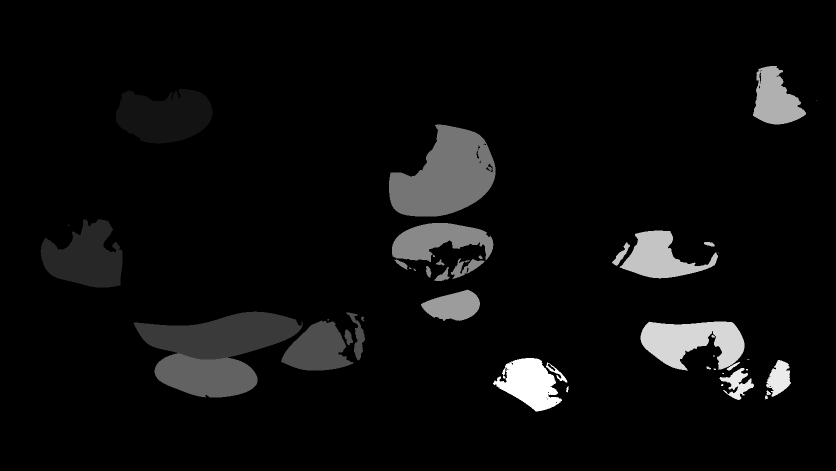
#> input picture data/aegaea/tectonics/v1/craton_id.tif, 1672 x 941 px, given in place of mirrored_upside_down_world_map_8K.png, which was not available (shown at 1/2 size)
$ python make_fictional_tectonics.py
#> lines starting #> are read from the running program, lines starting #| are printed output that depends on the picture; after the words box and inside, x2 and y2 are one past the last pixel; in counts of white or black regions, pixels touching at a corner belong together
from PIL import Image,ImageDraw,ImageFont,ImageFilter
import numpy as np, cv2, math
from scipy.ndimage import gaussian_filter
from pathlib import Path

DIR=Path('/mnt/data')
base=Image.open(DIR/'mirrored_upside_down_world_map_8K.png').convert('RGB')
W,H=base.size
#> W = 1672; H = 941
w,h=1672,941
small=np.asarray(base.resize((w,h),Image.Resampling.BICUBIC),dtype=np.uint8)
# Invented plates: positions describe topology; Euler poles (lon deg, lat deg, rotation deg/Myr)
# Longitude is reflected; latitude inverted relative to a conventional north-up map.
plates=[
 ('NIVALE',      .51,.012,  25,-79, .31, (130,169,192)),
 ('KORU',        .183,.226,  90, 25, .44, (233,173,103)),
 ('LYRAN',       .026,.535, -80,-30,-.40,(73,177,168)),
 ('VEYRA',       .271,.565,  70,-39,-.55,(205,135,110)),
 ('SEREVAN',     .268,.823, -55, 62, .43,(177,150,215)),
 ('BRINEVEIL',   .448,.852, -20,  0,-.37,(83,164,209)),
 ('ANKAR',       .440,.179,  60, 12, .41,(246,188,117)),
 ('MERROW',      .523,.413, -10,-55, .49,(141,183,103)),
 ('THALASS',     .647,.726, -45,  5,-.51,(79,169,186)),
 ('CAERIN',      .676,.176, 140,-20, .38,(152,149,212)),
 ('RUSKEL',      .678,.438,  95, 40,-.43,(242,142,117)),
 ('ORREN',       .876,.221, -25,-25, .47,(199,160,116)),
 ('HALDEN',      .821,.554,  20, 49,-.58,(124,189,129)),
 ('VALLIN',      .812,.839,  75,-23,-.36,(113,173,218)),
 ('AUREOLE',     .985,.565, -110,58, .51,(171,118,206)),
 ('DRAEM',       .533,.979,  -5,-61, .34,(186,175,132)),
 ('SUNDRAL',     .267,.385, 130,  3,-.35,(112,202,184)),
]
N=len(plates)
# Periodic longitude and warped plate edges: boundaries deliberately NOT based on Earth plate data.
x=np.linspace(0,1,w,dtype=np.float32)[None,:]
y=np.linspace(0,1,h,dtype=np.float32)[:,None]
xa = (x + .019*np.sin(14*y+8*x) + .010*np.sin(26*y-17*x))%1.0
ya = y + .019*np.sin(13*x+6*y) + .013*np.sin(33*x-13*y)
dist=np.empty((N,h,w),dtype=np.float32)
for i,(_,sx,sy,*_) in enumerate(plates):
    dx=np.abs(xa-sx); dx=np.minimum(dx,1-dx)
    dist[i] = (dx*1.75)**2 + ((ya-sy)*1.02)**2
labels=dist.argmin(axis=0).astype(np.uint8)
# Polar tectonic cap one continuous fictitious plate, not Earth's Antarctic Plate.
cap = .079 + .012*np.sin(x*11.9) + .007*np.sin(x*34.4)
labels=np.where(y<cap,0,labels).astype(np.uint8)

# Local velocities from Euler rotations on a sphere; cm/year. Every plate is a rigid rotation.
lon=np.deg2rad(180.0-360.0*x)
lat=np.deg2rad(-90.0+180.0*y)
coslon=np.cos(lon); sinlon=np.sin(lon); sinlat=np.sin(lat); coslat=np.cos(lat)
vx=[];vy=[]
for _,sx,sy,p_lon,p_lat,rate,_ in plates:
    lo,la=np.deg2rad([p_lon,p_lat]); om=np.deg2rad(rate)
    wx=om*np.cos(la)*np.cos(lo); wy=om*np.cos(la)*np.sin(lo); wz=om*np.sin(la)
    v_e=637.1*(wz*coslat - sinlat*(wx*coslon+wy*sinlon))
    v_n=637.1*(wx*sinlon-wy*coslon)
    vx.append(np.broadcast_to(-v_e,(h,w)).astype('float32'))
    vy.append(np.broadcast_to(v_n,(h,w)).astype('float32'))
vx=np.stack(vx); vy=np.stack(vy)

# Classify boundaries from actual *relative* angular plate velocities.
# Continent terrain mask only helps distinguish continental collision vs oceanic convergence.
R,G,B=small[:,:,0],small[:,:,1],small[:,:,2]
#> R is the input picture: shape (941, 1672); min 0, max 13, mean 0.619
land=(((G.astype(int)>B.astype(int)+15)&(G.astype(int)>R.astype(int)-30)) |
      ((R.astype(int)>125)&(B.astype(int)<185)&(G.astype(int)<210)) |
      ((R.astype(int)>205)&(G.astype(int)>205)&(B.astype(int)>205)))
#> land: shape (941, 1672) bool; every value is 0
land_fraction=gaussian_filter(land.astype('float32'),sigma=15)
#> land_fraction: shape (941, 1672) float32; every value is 0
# types: 0 convergent (subduction),1 collision,2 divergent,3 transform
masks=np.zeros((4,h,w),dtype=np.uint8)
# Relative normal speed from i (west/top) to j (east/bottom), + => expanding
for axis in (1,0):
    if axis==1:
        a=labels[:,:-1]; b=labels[:,1:]; yy,xx=np.nonzero(a!=b)
        ii=a[yy,xx]; jj=b[yy,xx]; xxr=xx+1; yyr=yy
        relative_x=vx[jj,yy,xx]-vx[ii,yy,xx]
        relative_y=vy[jj,yy,xx]-vy[ii,yy,xx]
        normal=relative_x
        lf=land_fraction[yy,xx]
    else:
        a=labels[:-1,:]; b=labels[1:,:]; yy,xx=np.nonzero(a!=b)
        ii=a[yy,xx]; jj=b[yy,xx]; xxr=xx; yyr=yy+1
        relative_x=vx[jj,yy,xx]-vx[ii,yy,xx]
        relative_y=vy[jj,yy,xx]-vy[ii,yy,xx]
        normal=relative_y
        lf=land_fraction[yy,xx]
    mag=np.hypot(relative_x,relative_y)
    transform=np.abs(normal)<np.maximum(.90,mag*.28)
    typ=np.where(transform,3,np.where(normal>0,2,np.where(lf>.72,1,0)))
    for k in range(4):
        sel=typ==k
        masks[k, yy[sel],xx[sel]]=255
        masks[k, yyr[sel],xxr[sel]]=255
# uniform stroke, filled gaps, differentiate with glows
for k in range(4):
    masks[k]=cv2.dilate(masks[k],np.ones((3,3),np.uint8))
    masks[k]=cv2.morphologyEx(masks[k],cv2.MORPH_CLOSE,np.ones((3,3),np.uint8))

# Plate shading over ORIGINAL terrain
shaded=np.asarray(Image.new('RGB',(w,h)),dtype=np.uint8).copy()
for i,(_,_,_,_,_,_,rgb) in enumerate(plates):
    shaded[labels==i]=rgb
shaded=Image.fromarray(shaded).resize((W,H),Image.Resampling.NEAREST)
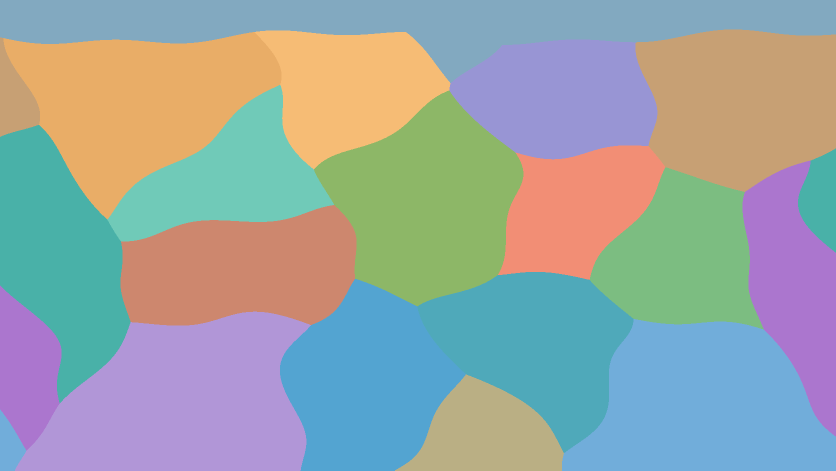
#> shaded: PIL image 1672x941 RGB (shown at 1/2 size); mean R, G, B 153.8, 165, 163.2
base=Image.blend(base,shaded,0.095) # retain original geography
# dark glaze to make bright neon annotation legible
base=Image.blend(base,Image.new('RGB',(W,H),'#0b223b'),0.10)

color=['#fc5b62','#ffd17d','#37e4e9','#dc95ff']
for k in range(4):
    ma=Image.fromarray(masks[k]).resize((W,H),Image.Resampling.BILINEAR)
    glow=ma.filter(ImageFilter.GaussianBlur(radius=25))
    fog=Image.new('RGBA',(W,H),color[k]+ '00'); fog.putalpha(glow.point(lambda a:int(a*.48)))
    base=Image.alpha_composite(base.convert('RGBA'),fog)
    # crisp core
    core=Image.new('RGBA',(W,H),color[k]+'00'); core.putalpha(ma.point(lambda a:int(a*.94)))
    base=Image.alpha_composite(base,core)
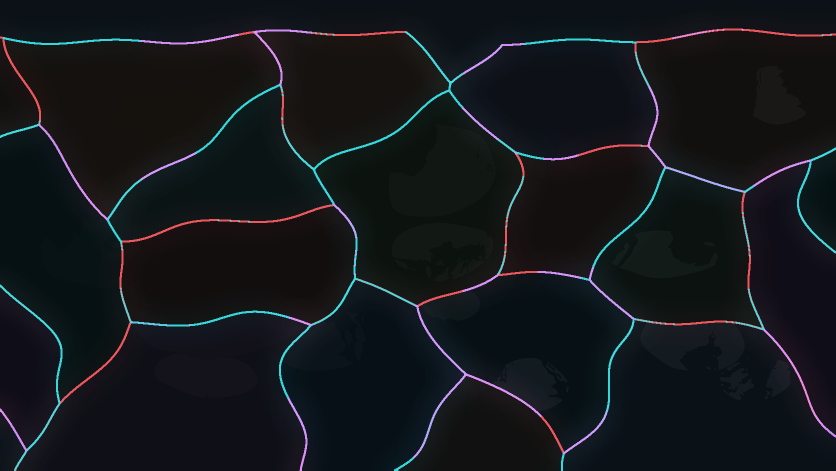
#> base: PIL image 1672x941 RGBA (shown at 1/2 size); mean R, G, B, A 19.8, 23.1, 26.8, 255
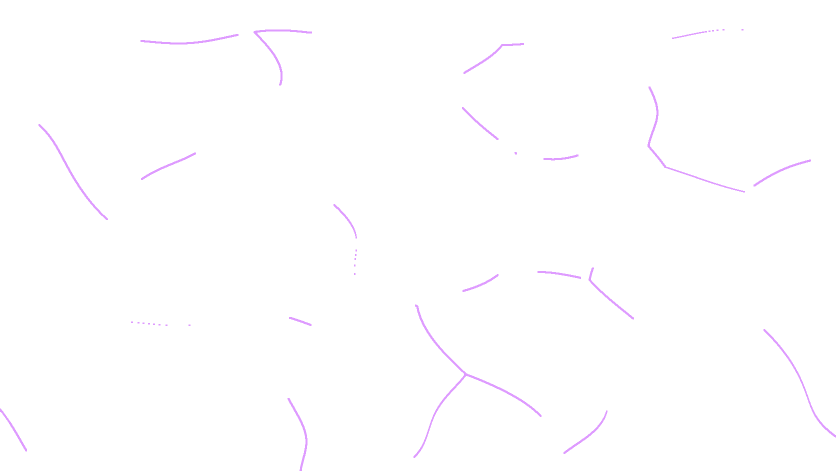
#> core: PIL image 1672x941 RGBA (shown at 1/2 size); mean R, G, B, A 220, 149, 255, 2.1; transparent parts drawn white
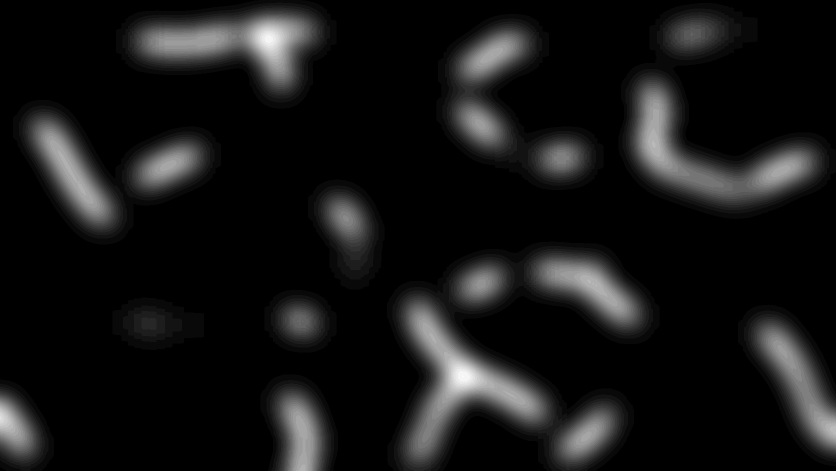
#> glow: PIL image 1672x941 L (shown at 1/2 size); min 0, max 26, mean 2.2; drawn with min black and max white
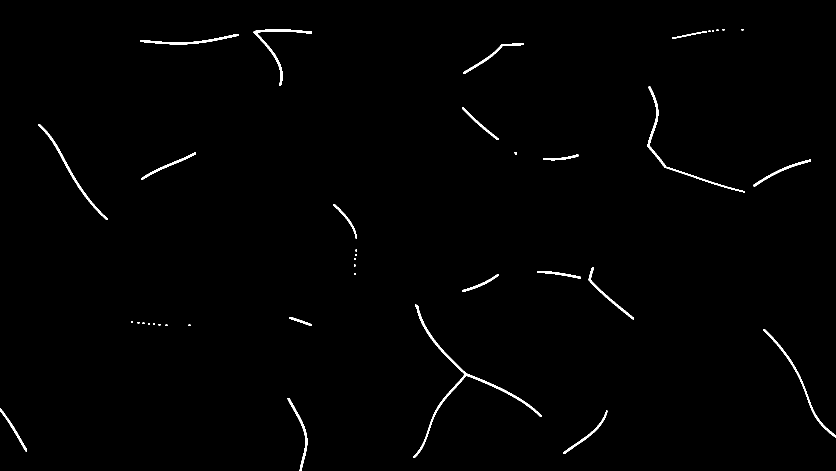
#> ma: PIL image 1672x941 L (shown at 1/2 size); 0.88% white; 39 white regions (18 under 20 px), largest, box (x1, y1, x2, y2) and area: (827, 609, 1083, 916) 2276, (1295, 173, 1490, 385) 1300, (77, 248, 216, 440) 1037

# Draw SVG-style annotations at full resolution
im=base.convert('RGBA')
d=ImageDraw.Draw(im,'RGBA')
font='/usr/share/fonts/truetype/dejavu/DejaVuSans.ttf'
bold='/usr/share/fonts/truetype/dejavu/DejaVuSans-Bold.ttf'
serif='/usr/share/fonts/truetype/dejavu/DejaVuSerif.ttf'
Ftitle=ImageFont.truetype(bold,86)
Fsub=ImageFont.truetype(font,41)
Fhead=ImageFont.truetype(bold,46)
Flabel=ImageFont.truetype(bold,50)
Fmeta=ImageFont.truetype(font,35)
Fleg=ImageFont.truetype(font,39)

def panel(b, radius=36):
    d.rounded_rectangle(b,radius=radius,fill=(8,22,39,211),outline=(182,228,240,96),width=3)

# top-left title and explanation
panel((85,85,2830,510),42)
d.text((155,144),'THE REIMAGINED PLATES',font=Ftitle,fill=(243,248,251,255))
d.text((160,264),'A fictional global tectonic reconstruction',font=Fsub,fill=(181,221,234,255))
d.text((160,349),'17 independent plates  •  original plate boundaries',font=Fsub,fill=(219,228,231,255))
d.text((160,405),'Upside-down + mirrored projection',font=Fsub,fill=(219,228,231,255))
# Legend in lower-left water
panel((85,3270,1890,4235),38)
d.text((154,3330),'BOUNDARY TYPES',font=Fhead,fill=(250,250,246,255))
leg=[('Convergent / subduction',color[0]),('Continental collision',color[1]),('Divergent / spreading',color[2]),('Transform / strike-slip',color[3])]
for idx,(text,c) in enumerate(leg):
    yy=3460+idx*126
    d.line((160,yy+20,380,yy+20),fill=c,width=18)
    d.text((430,yy-12),text,font=Fleg,fill=(244,246,248,255))
d.line((152,3980,1816,3980),fill=(177,214,222,112),width=2)
d.text((158,4010),'Arrows: plate movement (schematic)',font=Fmeta,fill=(215,234,241,255))
d.text((158,4075),'Colors: a calculated relative-motion snapshot',font=Fmeta,fill=(215,234,241,255))

# Label positions inside selected regions (normalized); original plate names only.
# Label may be shifted to open ocean to maintain readability.
manual={
 'NIVALE':(.50,.035), 'KORU':(.171,.246), 'LYRAN':(.040,.542),
 'VEYRA':(.295,.603),'SEREVAN':(.253,.818),'BRINEVEIL':(.449,.826),
 'ANKAR':(.434,.194),'MERROW':(.523,.407),'THALASS':(.632,.723),
 'CAERIN':(.678,.164),'RUSKEL':(.679,.435),'ORREN':(.862,.232),
 'HALDEN':(.837,.584),'VALLIN':(.814,.820),'AUREOLE':(.962,.558),
 'DRAEM':(.510,.941),'SUNDRAL':(.271,.393)
}
# centroid velocity evaluated at label site from same Euler law
for i,(name,sx,sy,p_lon,p_lat,rate,rgb) in enumerate(plates):
    lx,ly=manual[name]
    X=int(lx*W); Y=int(ly*H)
    # For polar cap, title overlaps; label toward center polar section
    if name=='NIVALE': X,Y=int(.51*W),190
    # Velocities at chosen normalized point
    lo=np.deg2rad(180-360*lx); la=np.deg2rad(-90+180*ly)
    polon,polat=np.deg2rad([p_lon,p_lat]); om=np.deg2rad(rate)
    wx=om*np.cos(polat)*np.cos(polon); wy=om*np.cos(polat)*np.sin(polon); wz=om*np.sin(polat)
    vec=np.array([-637.1*(wz*np.cos(la)-np.sin(la)*(wx*np.cos(lo)+wy*np.sin(lo))),637.1*(wx*np.sin(lo)-wy*np.cos(lo))])
    speed=float(np.linalg.norm(vec)); norm=max(speed,.1)
    # label bbox with extra dark halo and narrow composition
    if name in ('NIVALE','LYRAN','AUREOLE'):
        fs=ImageFont.truetype(bold,43)
    else: fs=Flabel
    textstr=name+' PLATE'
    bx=d.textbbox((0,0),textstr,font=fs,stroke_width=0)
    tw=bx[2]-bx[0]
    if X-tw//2<30: X=tw//2+35
    if X+tw//2>W-30: X=W-tw//2-35
    d.text((X,Y),textstr,font=fs,anchor='mm',fill=(245,249,250,255),stroke_width=6,stroke_fill=(8,22,34,240))
    if name=='NIVALE': continue
    # draw directional arrow below name
    origin=np.array([X,Y+78],float)
    direction=vec/norm
    endpoint=origin+direction*min(185,105+speed*15)
    d.line(tuple(origin)+tuple(endpoint),fill=(252,253,252,255),width=11)
    b=direction; a=np.array([-b[1],b[0]])
    pt=[tuple(endpoint),tuple(endpoint-39*b+18*a),tuple(endpoint-39*b-18*a)]
    d.polygon(pt,fill=(252,253,252,255))
    # relative velocity rate, speed at marker
    d.text((X,Y+151),f'{speed:.1f} cm/yr',font=Fmeta,anchor='mm',fill=(246,251,253,255),stroke_width=4,stroke_fill=(8,19,27,218))
#> this loop made 17 passes
#> (bx, tw, origin, pt) on passes 3, 15: ((0, 9, 317, 40), 317, [193, 588], [(111.2, 731.9), (114.8, 689.1), (146.1, 706.9)]), ((0, 8, 385, 40), 385, [1445, 603], [(1287.2, 513.9), (1330, 517.4), (1312.3, 548.7)])
#> (bx, tw) on passes 1, 2, 4, 5, 6, 7: ((0, 9, 335, 40), 335), ((0, 10, 347, 48), 347), ((0, 11, 375, 47), 375), ((0, 10, 448, 48), 448), ((0, 11, 484, 47), 484), ((0, 11, 386, 47), 386)

# Right top inset: geological warning (rather than asserting Earth's geology can stay unchanged)
panel((5745,90,7600,400),28)
d.text((5825,138),'HYPOTHETICAL KINEMATICS',font=Fhead,fill=(250,250,250,255))
d.text((5825,220),'Not based on modern Earth plate data',font=Fmeta,fill=(198,226,236,255))
d.text((5825,278),'Existing terrain is a visual reference only',font=Fmeta,fill=(198,226,236,255))

out=DIR/'reimagined_tectonics_8k.png'
im.convert('RGB').save(out,compress_level=1)
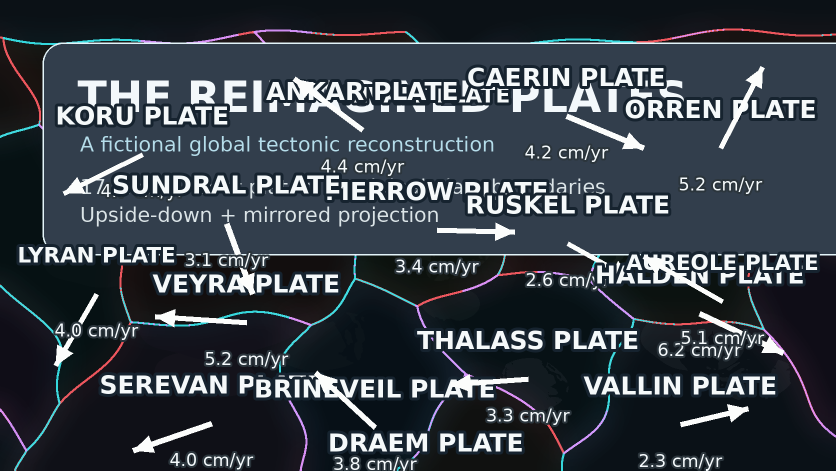
#> im: PIL image 1672x941 RGBA (shown at 1/2 size); mean R, G, B, A 41.1, 49.6, 59.1, 238.3; transparent parts drawn white
prev=DIR/'reimagined_tectonics_preview.png'
im.convert('RGB').resize((1920,1080),Image.Resampling.LANCZOS).save(prev)
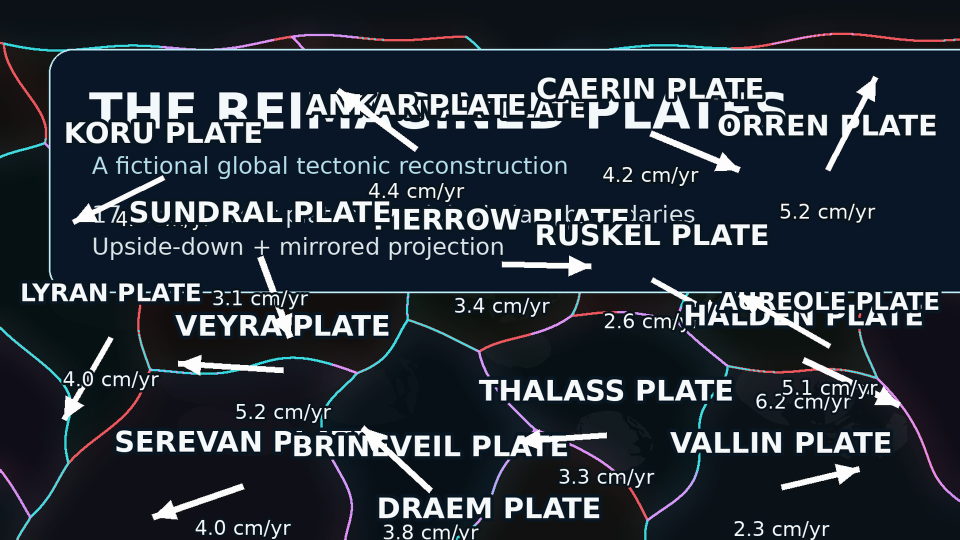
#> saved as reimagined_tectonics_preview.png: PIL image 1920x1080 RGB (shown at 1/2 size); mean R, G, B 41.1, 49.5, 58.8
#> (the run stopped early here; a loop or call above may not have finished)
